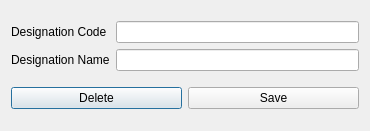
<?xml version="1.0" encoding="UTF-8"?>
<ui version="4.0">
 <class>new_designation</class>
 <widget class="QDialog" name="new_designation">
  <property name="geometry">
   <rect>
    <x>0</x>
    <y>0</y>
    <width>370</width>
    <height>131</height>
   </rect>
  </property>
  <property name="windowTitle">
   <string>Designation</string>
  </property>
  <layout class="QGridLayout" name="gridLayout_2">
   <item row="0" column="0">
    <layout class="QGridLayout" name="gridLayout">
     <item row="0" column="0">
      <widget class="QLabel" name="label_2">
       <property name="text">
        <string>Designation Code</string>
       </property>
      </widget>
     </item>
     <item row="0" column="1">
      <widget class="QLineEdit" name="designation_add_code_lineedit"/>
     </item>
     <item row="1" column="0">
      <widget class="QLabel" name="label">
       <property name="text">
        <string>Designation Name</string>
       </property>
      </widget>
     </item>
     <item row="1" column="1">
      <widget class="QLineEdit" name="designation_add_name_lineedit"/>
     </item>
    </layout>
   </item>
   <item row="1" column="0">
    <layout class="QHBoxLayout" name="horizontalLayout">
     <item>
      <widget class="QPushButton" name="designation_add_delete_button">
       <property name="text">
        <string>Delete</string>
       </property>
      </widget>
     </item>
     <item>
      <widget class="QPushButton" name="designation_add_save_button">
       <property name="text">
        <string>Save</string>
       </property>
      </widget>
     </item>
    </layout>
   </item>
  </layout>
 </widget>
 <tabstops>
  <tabstop>designation_add_code_lineedit</tabstop>
  <tabstop>designation_add_name_lineedit</tabstop>
  <tabstop>designation_add_save_button</tabstop>
  <tabstop>designation_add_delete_button</tabstop>
 </tabstops>
 <resources/>
 <connections/>
</ui>
